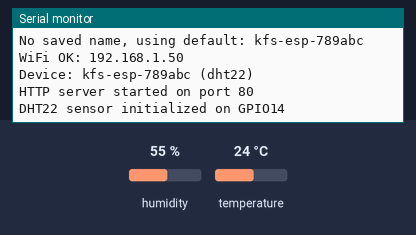
The sketch below on a simulated ESP32. Parts: the last lines printed to the serial monitor. The inputs (shaded band) are chosen by the test bench; at power-on: humidity 55 %, temperature 24 °C. Storage starts empty.

Above: at 2.7 s.
2.8 s: humidity set to 22 %
At 11.2 s:
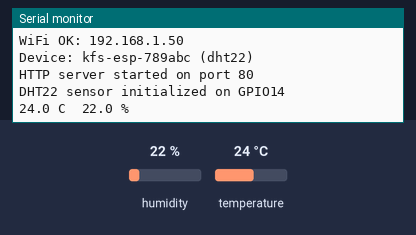
11.5 s: temperature set to 12 °C
13.0 s: humidity set to 40 %
At 20.28 s:
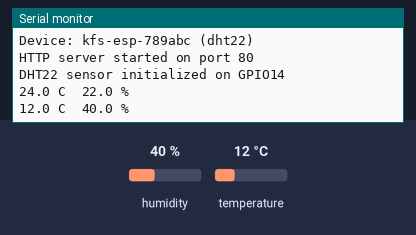

The sketch:

kfs_esp_dht22.ino
```cpp
/*
 * kfs_esp_dht22 — KFS ESP sensor firmware for DHT22 (AM2302)
 *
 * Measures temperature and humidity every 10 seconds.
 * Serves data via HTTP: human-readable page on / and JSON API on /kfsEsp.
 * WiFi configured via captive portal on first boot.
 *
 * Wiring:
 *   DHT22 DATA → GPIO14 (D5 on D1 Mini / GPIO14 on ESP-12F)
 *   DHT22 VCC  → 3.3V
 *   DHT22 GND  → GND
 *   (pull-up resistor 4.7kΩ on DATA line if not on breakout board)
 */

#define SENSOR_TYPE "dht22"

#include <kfs_esp_common.h>
#include <DHT.h>

// --- Hardware config ---
#define DHT_PIN   14
#define DHT_TYPE  DHT22

DHT dht(DHT_PIN, DHT_TYPE);

// --- Sensor data ---
static float sensorTemp = NAN;
static float sensorHum  = NAN;
static bool  sensorOk   = false;

// --- Callbacks required by kfs_esp_common.h ---

void kfsReadSensor() {
    for (int attempt = 0; attempt < 3; attempt++) {
        if (attempt > 0) delay(2000);
        float t = dht.readTemperature();
        float h = dht.readHumidity();

        if (!isnan(t) && !isnan(h)) {
            sensorTemp = t;
            sensorHum  = h;
            sensorOk   = true;
            Serial.printf("%.1f C  %.1f %%\n", t, h);
            return;
        }
        Serial.printf("DHT read error (attempt %d/3)\n", attempt + 1);
    }
    sensorOk = false;
}

String kfsDataJson() {
    if (!sensorOk) {
        return "\"temperature\":null,\"humidity\":null";
    }
    return "\"temperature\":" + String(sensorTemp, 1) +
           ",\"humidity\":" + String(sensorHum, 1);
}

String kfsDataHtml() {
    if (!sensorOk) {
        return "<div class='card'>"
               "<div class='label'>Sensor</div>"
               "<div class='value' style='color:#ef4444'>No data</div>"
               "</div>";
    }
    return "<div class='card'>"
           "<div class='label'>Temperature</div>"
           "<div class='value'>" + String(sensorTemp, 1) + " &deg;C</div>"
           "</div>"
           "<div class='card'>"
           "<div class='label'>Humidity</div>"
           "<div class='value'>" + String(sensorHum, 1) + " %</div>"
           "</div>";
}

// --- Arduino entry points ---

void setup() {
    kfsSetup();
    dht.begin();
    Serial.println("DHT22 sensor initialized on GPIO" + String(DHT_PIN));
}

void loop() {
    kfsLoop();
}
```

Measured:
- after the input at 2.8 s, the serial monitor: prints a new line after 7.2 s (image 1)
- after the input at 13.0 s, the serial monitor: prints a new line after 7.0 s (image 2)
